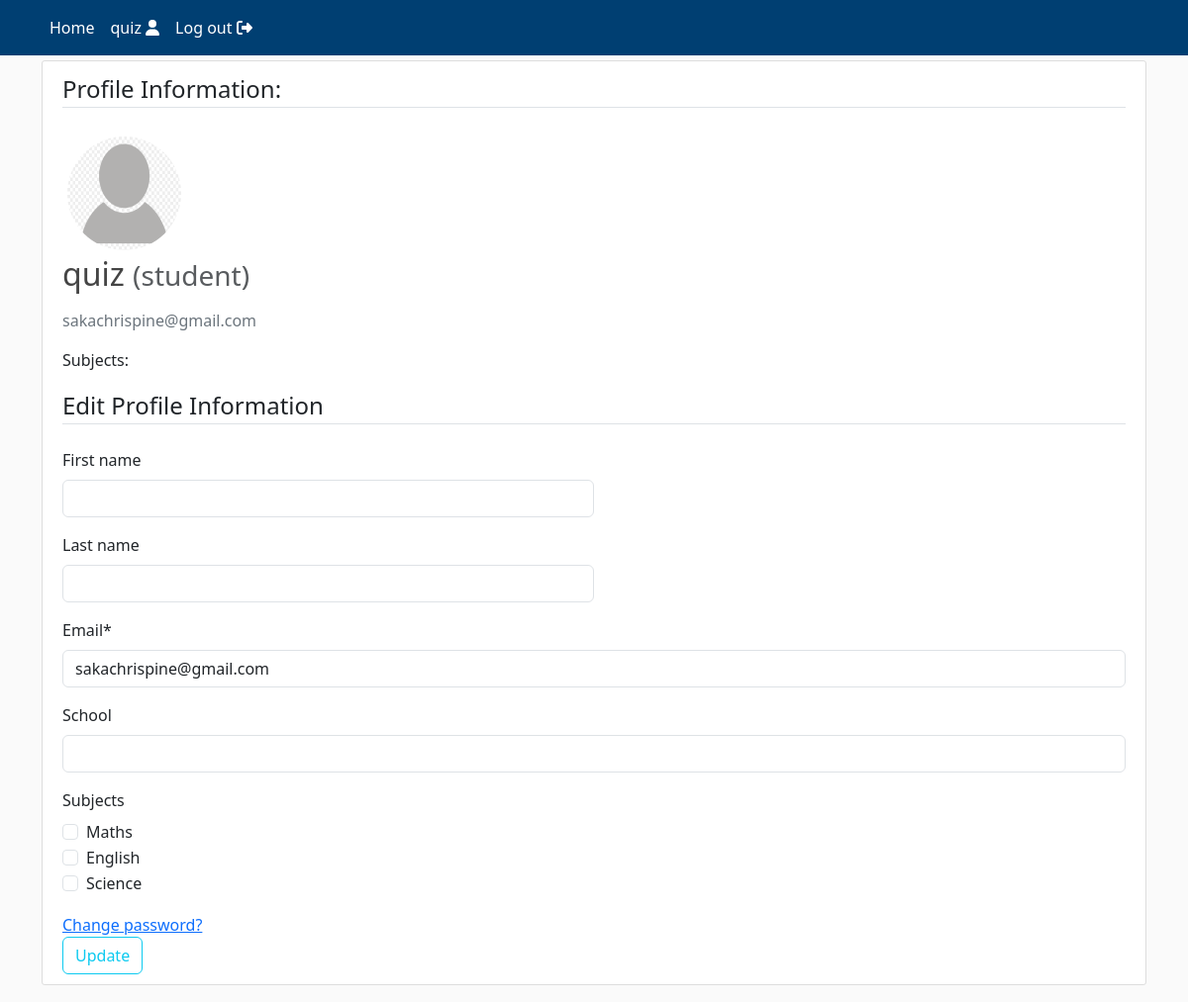
/profile/quiz (signed in), run on the app's committed database.
### quiz/models.py (models this page shows, shortened)
class CustomUser(AbstractUser):
    def image_upload_to(self, instance=None):
        if instance:
            return os.path.join("Users", self.username, instance)
        return None
    STATUS = (
        ('student', 'student'),
        ('teacher', 'teacher'),
    )
    SUBJECT_CHOICES = [
        ('maths', 'Maths'),
        ('english', 'English'),
        ('science', 'Science'),
    ]
    DEFAULT_SUBJECT = 'maths'
    subjects = models.ManyToManyField(Subject, blank=True)
    email = models.EmailField(unique=True)
    status = models.CharField(max_length=100, choices=STATUS, default='student')
    school = models.CharField("School", max_length=100, default='', blank=True)
    image = models.ImageField(default='default/user.jpg', upload_to=image_upload_to)

### quiz/views.py (the view)
# urls.py: path('profile/<username>', views.profile, name='profile'),
def profile(request, username):
    user = get_object_or_404(CustomUser, username=username)
    if request.user != user:
        messages.error(request, "You do not have permission to edit this profile.")
        return redirect("homepage")  # Replace with your homepage URL name
    if request.method == "POST":
        form = UserUpdateForm(request.POST, request.FILES, instance=user)
        if form.is_valid():
            form.save()
            messages.success(request, f'{user.username}, your profile has been updated!')
            return redirect("profile", username=user.username)  # Ensure this URL pattern is correct in your urls.py
    else:
        form = UserUpdateForm(instance=user)
    return render(
        request=request,
        template_name="quiz/profile.html",
        context={"form": form}
    )

### quiz/forms.py
class UserUpdateForm(forms.ModelForm):
    email = forms.EmailField()
    subjects = forms.ModelMultipleChoiceField(
        queryset=Subject.objects.all(),
        widget=forms.CheckboxSelectMultiple,
        required=False
    )
    class Meta:
        model = get_user_model()
        fields = ['first_name', 'last_name', 'email', 'image', 'subjects', 'school']

### quiz/models.py (called while the page is built)
    def __str__(self):
        return self.name

### quiz/templates/quiz/profile.html (shortened to what this page needs)
{% extends "quiz/header.html" %}
{% load crispy_forms_tags %}
{% block content %}
<div class="content-section col-lg-12 col-md-12 col-sm-12 tutorial-style" style="min-height:65vh;">
    <legend class="border-bottom mb-4">Profile Information:</legend>
    <form method="POST" enctype="multipart/form-data">
        <div class="media">
            {% if user.username == form.instance.username %}
                    <label for="id_image">
                        <img class="rounded-circle account-img profile-image"
                            style="cursor: pointer"
                            src="{{ form.instance.image.url }}"
                            title="Upload new image">
                    </label>
            {% else %}
                <img class="rounded-circle account-img profile-image", src="{{ form.instance.image.url }}">
            {% endif %}
            <div class="media-body">
                <h2 class="account-heading">{{ form.instance.username }}
                    <small class="text-muted">({{ form.instance.status }})</small>
                </h2>
                <p class="text-secondary">{{ form.instance.email }}</p>
                {% if user.status == 'student' %}
                <p>Subjects:
                </p>
                {% endif %}
            </div>
        </div>
        {% if user.username == form.instance.username %}
            <fieldset class="form-group">
                <legend class="border-bottom mb-4">Edit Profile Information</legend>
                <div class="form-row">
                    <div class="form-group col-md-6 mb-0">
                        {{ form.first_name|as_crispy_field }}
                    </div>
                    <div class="form-group col-md-6 mb-0">
                        {{ form.last_name|as_crispy_field }}
                    </div>
                </div>
                {{ form.email|as_crispy_field }}
                {{ form.school|as_crispy_field }}
                {% if user.status == 'student' %}
                    {{ form.subjects|as_crispy_field }}
                {% endif %}
                <a href="{% url 'password_change' %}">Change password?</a>
            </fieldset>
            <div class="form-group">
                <button class="btn btn-outline-info" type="submit">Update</button>
            </div>
        {% endif %}
    </form>
</div>
{% endblock content %}

### quiz/templates/quiz/includes/navbar.html (shortened to what this page needs)
<header class="site-header" style="margin-bottom: 5px">
    <nav class="navbar navbar-expand-md navbar-color">
        <div class="container">
            <div class="navbar-nav">
                <a class="nav-item nav-link" href="/">Home</a>
            </div>
            <div class="collapse navbar-collapse" id="navbarToggle">
                <div class="navbar-nav">
                    {% if user.is_authenticated %}
                        <a class="nav-item nav-link" href="{% url 'profile' user.username %}">
                            {{user.username}} <i class="fas fa-user"></i>
                        </a>
                        <a class="nav-item nav-link" href="{% url 'logout' %}">
                            Log out <i class="fas fa-sign-out-alt"></i>
                        </a>
                    {% endif %}
                </div>
            </div>
        </div>
    </nav>
</header>

### quiz/static/quiz/main/main.css (style rules this page uses)
:root { --footercolor: #003F72; --navbarcolor: #003F72; --btncolor: #003F72; --socialcolor: #003F72; --brightText: #ffffff; }
.navbar-color { background-color: var(--navbarcolor); }
body { background: #fafafa; }
h1, h2, h3, h4, h5, h6 { color: #444444; }
.site-header .navbar-nav .nav-link { color: var(--brightText); }
.content-section { background: #ffffff; padding: 10px 20px; border: 1px solid #dddddd; border-radius: 3px; margin-bottom: 20px; }
.profile-image { width: 125px; height: 125px; padding: 5px; }

### data on the page
CustomUser: username "quiz", instance.image (placeholder picture), instance.username "quiz", instance.status "student", instance.email "sakachrispine@gmail.com", email "sakachrispine@gmail.com"
